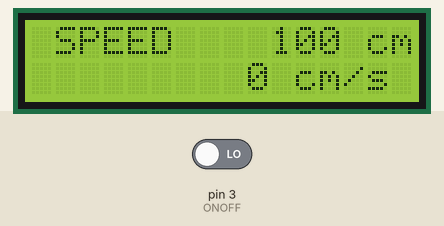
This sketch was run on a simulated Arduino Uno, built with avr-gcc and run on an emulated ATmega328P. On the bench: 16×2 character LCD. The test bench sets the inputs (shaded band); at power-on: pin 3 (ONOFF) LOW. What the sketch prints to the serial monitor is not drawn.

Above: at 1.6 s.
1.7 s: pin 3 (ONOFF) driven HIGH
At 2.3 s:
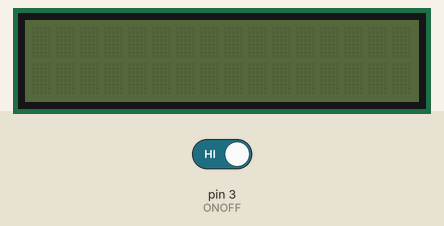
Timing chart, 0 to 4.7 s (numbered marks = the images above; inputs shaded):
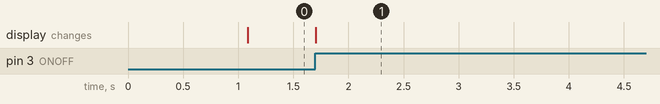

The sketch:

LCD_Module+Button5.ino
```cpp
#include <Wire.h>                  // i2C 통신을 위한 라이브러리
#include <LiquidCrystal_I2C.h>     // LCD 1602 I2C용 라이브러리

#define BUTTON 2
#define ONOFF 3

LiquidCrystal_I2C lcd(0x27, 16, 2); // 접근주소: 0x3F or 0x27

// 목적
// 버튼 누르면 전원 off, distance velocity 초기화, display text clear
// 버튼 누르면 전원 on, display text on

bool init_flag=0;
bool onoff_flag=0;
int operation_State = 1;
bool mode = 1;
int distance = 100;
int velocity = 0;
int digit_distance = 12;
int digit_velocity = 9;
bool mode_tmp = 1;
int digit_distance_tmp = 0;
int digit_velocity_tmp = 0;
unsigned long time_previous, Time_Current;
int setcursor_tmp = 0;

String string_mode;
String string_distance;
String string_velocity;

void Lcd_Module();

void setup()
{
  lcd.init();  // LCD 초기화
  lcd.backlight();
  Serial.begin(9600);
  pinMode(BUTTON, INPUT);
  digitalWrite(BUTTON, INPUT_PULLUP);
  attachInterrupt(digitalPinToInterrupt(ONOFF), OnOff, CHANGE);
  time_previous = millis();
}


int digitCheck(int num){  // 자릿수 체크
    if(num == 0) return 1;

    int cnt = 0;
    while(num!=0){
        num/=10;
        cnt++;
    }
    return cnt;
}

void writeLCD_distance(){  // 주행거리 입력
    setcursor_tmp = 13 - digit_distance;
    lcd.setCursor(setcursor_tmp,0);
    lcd.print(string_distance);
    lcd.setCursor(14,0);
    lcd.print("cm");
}

void writeLCD_velocity(){   // 속도 입력
    setcursor_tmp = 10 - digit_velocity;
    lcd.setCursor(setcursor_tmp, 1);
    lcd.print(string_velocity);
    lcd.setCursor(11,1);
    lcd.print("cm/s");
}

void writeLCD_mode(){   // mode 입력
    lcd.setCursor(1,0);
    if(mode){
        lcd.print("SPEED");
    }
    else {
        lcd.print("SAFETY");
    }
}

void cluster(){     // LCD cluster
    lcd.backlight();

    if(init_flag==1) lcd.clear();
    if(distance < 0) distance = 0;
    if(velocity < 0) velocity = 0;

    digit_distance = digitCheck(distance);  // 현재 distance 자릿 수를 저장
    digit_velocity = digitCheck(velocity);  // 현재 velocity 자릿 수를 저장

    if(digit_distance < digit_distance_tmp) lcd.clear();
    if(digit_velocity < digit_velocity_tmp) lcd.clear();
    // if(mode != mode_tmp) lcd.clear();

    string_distance = String(distance);
    string_velocity = String(velocity);
    string_mode = String(mode);

    lcd.clear();
    writeLCD_mode();
    writeLCD_distance();
    writeLCD_velocity();

    // test용
    distance += 30;
    velocity += 3;

    digit_distance_tmp = digit_distance;
    digit_velocity_tmp = digit_velocity;
    // mode_tmp = mode;

}

void OnOff(){
// onoff_flag
    if(digitalRead(ONOFF) == HIGH)
    {
        if(onoff_flag==0)
        {
            onoff_flag = 1;
            operation_State = -operation_State;
            distance = 0;
            velocity = 0;
            // Serial.println(operation_State);
        }
        else{}
    }
    else
    {
        onoff_flag = 0;
    }
}

void loop()
{
    Time_Current = millis();
    if(operation_State == 1){   // ON 상태
        if(Time_Current - time_previous >= 1000){
            time_previous = Time_Current;
            cluster();
            Serial.println("timer");
        }
    }
    else if(operation_State == -1)
    {
        lcd.clear();
        lcd.noBacklight();
    }  // OFF 상태
}
```

Measured:
- after the input at 1.7 s, the display: changes at once (image 1)
